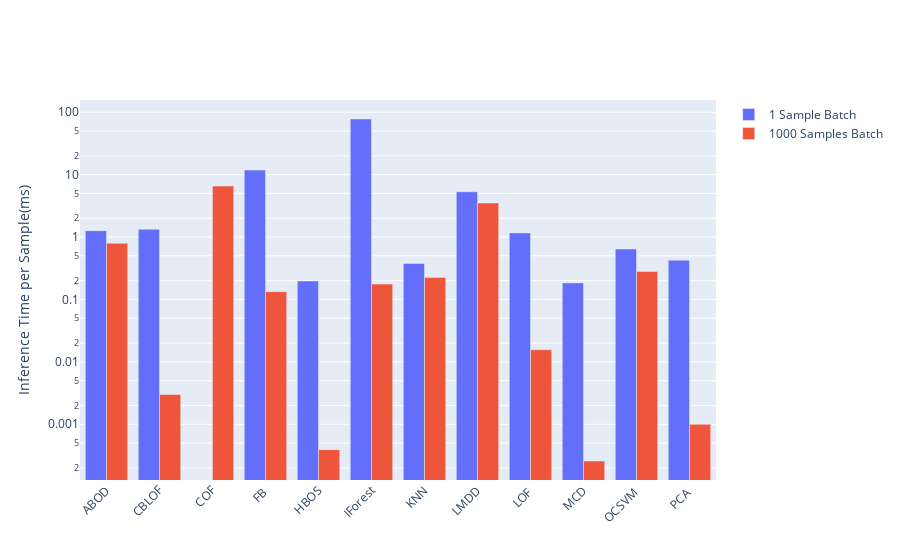

The code cell stored with this chart in its notebook:
### Code cell
import plotly.graph_objects as go
fig = go.Figure()
fig.add_trace(go.Bar(
    x=df.index,
    y=df.B1,
    name='1 Sample Batch',
    
    # marker_color='indianred'
))
# fig.add_trace(go.Bar(
#     x=df.index,
#     y=df.B10,
#     name='10 Samples Batch',
#     # marker_color='indianred'
# ))
# fig.add_trace(go.Bar(
#     x=df.index,
#     y=df.B100,
#     name='100 Samples Batch',
#     # marker_color='indianred'
# ))
fig.add_trace(go.Bar(
    x=df.index,
    y=df.B1000,
    name='1000 Samples Batch',
    # marker_color='indianred'
))


# Here we modify the tickangle of the xaxis, resulting in rotated labels.
fig.update_layout(barmode='group', 
    xaxis_tickangle=-45,
    yaxis_type="log", 
    # title="Inference Time per Sample",
    yaxis_title="Inference Time per Sample(ms)",
    # xaxis_title="Algorithm",
    )
fig.show()

### Figure 1 — Plotly figure (JSON) as saved in the notebook; plotly's stock layout.template omitted (floating-point values rounded to 4 significant figures)
{"data": [{"name": "1 Sample Batch", "type": "bar", "x": ["ABOD", "CBLOF", "COF", "FB ", "HBOS", "IForest", "KNN", "LMDD", "LOF ", "MCD", "OCSVM ", "PCA "], "y": [1.266, 1.335, 0, 11.83, 0.1978, 77.93, 0.3784, 5.319, 1.166, 0.1844, 0.6428, 0.4246]}, {"name": "1000 Samples Batch", "type": "bar", "x": ["ABOD", "CBLOF", "COF", "FB ", "HBOS", "IForest", "KNN", "LMDD", "LOF ", "MCD", "OCSVM ", "PCA "], "y": [0.7944, 0.003, 6.565, 0.1332, 0.000392, 0.1762, 0.2258, 3.516, 0.0156, 0.000258, 0.2808, 0.001]}], "layout": {"barmode": "group", "xaxis": {"tickangle": -45}, "yaxis": {"title": {"text": "Inference Time per Sample(ms)"}, "type": "log"}}}
